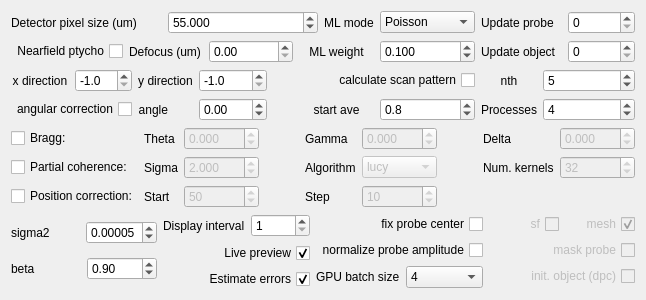
      <widget class="QWidget" name="tab_2">
       <attribute name="title">
        <string>Advanced options 1</string>
       </attribute>
       <layout class="QVBoxLayout" name="verticalLayout_8">
        <item>
         <layout class="QGridLayout" name="gridLayout_3">
          <item row="3" column="6" colspan="2">
           <widget class="QLabel" name="label_5">
            <property name="text">
             <string>start ave</string>
            </property>
            <property name="alignment">
             <set>Qt::AlignCenter</set>
            </property>
           </widget>
          </item>
          <item row="1" column="6" colspan="2">
           <widget class="QLabel" name="label_61">
            <property name="text">
             <string>ML weight</string>
            </property>
            <property name="alignment">
             <set>Qt::AlignCenter</set>
            </property>
           </widget>
          </item>
          <item row="3" column="2">
           <widget class="QLabel" name="label_2">
            <property name="text">
             <string>angle</string>
            </property>
            <property name="alignment">
             <set>Qt::AlignRight|Qt::AlignTrailing|Qt::AlignVCenter</set>
            </property>
           </widget>
          </item>
          <item row="1" column="8">
           <widget class="QDoubleSpinBox" name="sp_ml_weight">
            <property name="sizePolicy">
             <sizepolicy hsizetype="Fixed" vsizetype="Fixed">
              <horstretch>0</horstretch>
              <verstretch>0</verstretch>
             </sizepolicy>
            </property>
            <property name="decimals">
             <number>3</number>
            </property>
            <property name="minimum">
             <double>-999999.998999999952503</double>
            </property>
            <property name="maximum">
             <double>999999.998999999952503</double>
            </property>
            <property name="value">
             <double>0.100000000000000</double>
            </property>
           </widget>
          </item>
          <item row="2" column="4">
           <widget class="QDoubleSpinBox" name="sp_y_direction">
            <property name="decimals">
             <number>1</number>
            </property>
            <property name="minimum">
             <double>-1.000000000000000</double>
            </property>
            <property name="maximum">
             <double>1.000000000000000</double>
            </property>
            <property name="singleStep">
             <double>0.100000000000000</double>
            </property>
            <property name="value">
             <double>-1.000000000000000</double>
            </property>
           </widget>
          </item>
          <item row="2" column="1">
           <widget class="QDoubleSpinBox" name="sp_x_direction">
            <property name="decimals">
             <number>1</number>
            </property>
            <property name="minimum">
             <double>-1.000000000000000</double>
            </property>
            <property name="maximum">
             <double>1.000000000000000</double>
            </property>
            <property name="singleStep">
             <double>0.100000000000000</double>
            </property>
            <property name="value">
             <double>-1.000000000000000</double>
            </property>
           </widget>
          </item>
          <item row="1" column="9" colspan="2">
           <widget class="QLabel" name="label_29">
            <property name="text">
             <string>Update object</string>
            </property>
           </widget>
          </item>
          <item row="2" column="0">
           <widget class="QLabel" name="label_49">
            <property name="text">
             <string>x direction</string>
            </property>
            <property name="alignment">
             <set>Qt::AlignCenter</set>
            </property>
           </widget>
          </item>
          <item row="0" column="8">
           <widget class="QComboBox" name="cb_ml_mode">
            <item>
             <property name="text">
              <string>Poisson</string>
             </property>
            </item>
            <item>
             <property name="text">
              <string>Gaussian</string>
             </property>
            </item>
           </widget>
          </item>
          <item row="3" column="8">
           <widget class="QDoubleSpinBox" name="sp_start_ave">
            <property name="decimals">
             <number>1</number>
            </property>
            <property name="maximum">
             <double>1.000000000000000</double>
            </property>
            <property name="singleStep">
             <double>0.100000000000000</double>
            </property>
            <property name="value">
             <double>0.800000000000000</double>
            </property>
           </widget>
          </item>
          <item row="3" column="0" colspan="2">
           <widget class="QCheckBox" name="ck_angle_correction_flag">
            <property name="layoutDirection">
             <enum>Qt::RightToLeft</enum>
            </property>
            <property name="text">
             <string>angular correction</string>
            </property>
           </widget>
          </item>
          <item row="3" column="9">
           <widget class="QLabel" name="label_31">
            <property name="text">
             <string>Processes</string>
            </property>
            <property name="alignment">
             <set>Qt::AlignCenter</set>
            </property>
           </widget>
          </item>
          <item row="3" column="4">
           <widget class="QDoubleSpinBox" name="sp_angle">
            <property name="minimum">
             <double>-181.000000000000000</double>
            </property>
            <property name="maximum">
             <double>181.000000000000000</double>
            </property>
           </widget>
          </item>
          <item row="1" column="11">
           <widget class="QSpinBox" name="sp_start_update_object">
            <property name="maximum">
             <number>1000000</number>
            </property>
           </widget>
          </item>
          <item row="2" column="2" colspan="2">
           <widget class="QLabel" name="label_50">
            <property name="text">
             <string>y direction</string>
            </property>
            <property name="alignment">
             <set>Qt::AlignCenter</set>
            </property>
           </widget>
          </item>
          <item row="2" column="9">
           <widget class="QLabel" name="label_6">
            <property name="text">
             <string>nth</string>
            </property>
            <property name="alignment">
             <set>Qt::AlignCenter</set>
            </property>
           </widget>
          </item>
          <item row="3" column="10" colspan="2">
           <widget class="QSpinBox" name="sp_processes">
            <property name="maximum">
             <number>1000000</number>
            </property>
            <property name="value">
             <number>4</number>
            </property>
           </widget>
          </item>
          <item row="2" column="10" colspan="2">
           <widget class="QSpinBox" name="sp_nth">
            <property name="value">
             <number>5</number>
            </property>
           </widget>
          </item>
          <item row="0" column="11">
           <widget class="QSpinBox" name="sp_start_update_probe">
            <property name="maximum">
             <number>1000000</number>
            </property>
           </widget>
          </item>
          <item row="2" column="5" colspan="4">
           <widget class="QCheckBox" name="ck_cal_scal_pattern_flag">
            <property name="layoutDirection">
             <enum>Qt::RightToLeft</enum>
            </property>
            <property name="text">
             <string>calculate scan pattern</string>
            </property>
           </widget>
          </item>
          <item row="0" column="7">
           <widget class="QLabel" name="label_10">
            <property name="text">
             <string>ML mode</string>
            </property>
            <property name="alignment">
             <set>Qt::AlignCenter</set>
            </property>
           </widget>
          </item>
          <item row="0" column="9" colspan="2">
           <widget class="QLabel" name="label_28">
            <property name="text">
             <string>Update probe</string>
            </property>
           </widget>
          </item>
          <item row="0" column="0" colspan="7">
           <layout class="QHBoxLayout" name="horizontalLayout_22">
            <item>
             <widget class="QLabel" name="label_7">
              <property name="text">
               <string>Detector pixel size (um)</string>
              </property>
             </widget>
            </item>
            <item>
             <widget class="QDoubleSpinBox" name="sp_ccd_pixel_um">
              <property name="sizePolicy">
               <sizepolicy hsizetype="Preferred" vsizetype="Fixed">
                <horstretch>0</horstretch>
                <verstretch>0</verstretch>
               </sizepolicy>
              </property>
              <property name="decimals">
               <number>3</number>
              </property>
              <property name="maximum">
               <double>1000.000000000000000</double>
              </property>
              <property name="value">
               <double>55.000000000000000</double>
              </property>
             </widget>
            </item>
           </layout>
          </item>
          <item row="1" column="0" colspan="6">
           <layout class="QHBoxLayout" name="horizontalLayout_9">
            <item>
             <widget class="QCheckBox" name="ck_nearfield_ptycho">
              <property name="layoutDirection">
               <enum>Qt::RightToLeft</enum>
              </property>
              <property name="text">
               <string>Nearfield ptycho</string>
              </property>
             </widget>
            </item>
            <item>
             <widget class="QLabel" name="label_70">
              <property name="text">
               <string>Defocus (um)</string>
              </property>
             </widget>
            </item>
            <item>
             <widget class="QDoubleSpinBox" name="sp_nearfield_defocus">
              <property name="maximum">
               <double>9999999.000000000000000</double>
              </property>
             </widget>
            </item>
           </layout>
          </item>
         </layout>
        </item>
        <item>
         <layout class="QGridLayout" name="gridLayout_5">
          <item row="1" column="0">
           <widget class="QCheckBox" name="ck_pc_flag">
            <property name="text">
             <string>Partial coherence:</string>
            </property>
           </widget>
          </item>
          <item row="2" column="2">
           <widget class="QSpinBox" name="sp_position_correction_start">
            <property name="enabled">
             <bool>false</bool>
            </property>
            <property name="maximum">
             <number>10000</number>
            </property>
            <property name="value">
             <number>50</number>
            </property>
           </widget>
          </item>
          <item row="2" column="5">
           <widget class="QSpinBox" name="sp_position_correction_step">
            <property name="enabled">
             <bool>false</bool>
            </property>
            <property name="maximum">
             <number>10000</number>
            </property>
            <property name="value">
             <number>10</number>
            </property>
           </widget>
          </item>
          <item row="0" column="3">
           <spacer name="horizontalSpacer_4">
            <property name="orientation">
             <enum>Qt::Horizontal</enum>
            </property>
            <property name="sizeHint" stdset="0">
             <size>
              <width>40</width>
              <height>20</height>
             </size>
            </property>
           </spacer>
          </item>
          <item row="0" column="6">
           <spacer name="horizontalSpacer_5">
            <property name="orientation">
             <enum>Qt::Horizontal</enum>
            </property>
            <property name="sizeHint" stdset="0">
             <size>
              <width>40</width>
              <height>20</height>
             </size>
            </property>
           </spacer>
          </item>
          <item row="0" column="0">
           <widget class="QCheckBox" name="ck_bragg_flag">
            <property name="text">
             <string>Bragg: </string>
            </property>
           </widget>
          </item>
          <item row="1" column="4">
           <widget class="QLabel" name="label_18">
            <property name="text">
             <string>Algorithm</string>
            </property>
           </widget>
          </item>
          <item row="1" column="2">
           <widget class="QDoubleSpinBox" name="sp_pc_sigma">
            <property name="enabled">
             <bool>false</bool>
            </property>
            <property name="decimals">
             <number>3</number>
            </property>
            <property name="value">
             <double>2.000000000000000</double>
            </property>
           </widget>
          </item>
          <item row="2" column="0">
           <widget class="QCheckBox" name="ck_position_correction_flag">
            <property name="text">
             <string>Position correction:</string>
            </property>
           </widget>
          </item>
          <item row="2" column="4">
           <widget class="QLabel" name="label_25">
            <property name="text">
             <string>Step</string>
            </property>
           </widget>
          </item>
          <item row="2" column="1">
           <widget class="QLabel" name="label_24">
            <property name="text">
             <string>Start</string>
            </property>
           </widget>
          </item>
          <item row="1" column="1">
           <widget class="QLabel" name="label_17">
            <property name="text">
             <string>Sigma</string>
            </property>
           </widget>
          </item>
          <item row="0" column="8">
           <widget class="QDoubleSpinBox" name="sp_bragg_delta">
            <property name="enabled">
             <bool>false</bool>
            </property>
            <property name="decimals">
             <number>3</number>
            </property>
            <property name="minimum">
             <double>-180.000000000000000</double>
            </property>
            <property name="maximum">
             <double>180.000000000000000</double>
            </property>
            <property name="value">
             <double>0.000000000000000</double>
            </property>
           </widget>
          </item>
          <item row="0" column="4">
           <widget class="QLabel" name="label_13">
            <property name="text">
             <string>Gamma</string>
            </property>
           </widget>
          </item>
          <item row="0" column="2">
           <widget class="QDoubleSpinBox" name="sp_bragg_theta">
            <property name="enabled">
             <bool>false</bool>
            </property>
            <property name="decimals">
             <number>3</number>
            </property>
            <property name="minimum">
             <double>-180.000000000000000</double>
            </property>
            <property name="maximum">
             <double>180.000000000000000</double>
            </property>
            <property name="value">
             <double>0.000000000000000</double>
            </property>
           </widget>
          </item>
          <item row="1" column="8">
           <widget class="QSpinBox" name="sp_pc_kernel_n">
            <property name="enabled">
             <bool>false</bool>
            </property>
            <property name="value">
             <number>32</number>
            </property>
           </widget>
          </item>
          <item row="1" column="5">
           <widget class="QComboBox" name="cb_pc_alg">
            <property name="enabled">
             <bool>false</bool>
            </property>
            <item>
             <property name="text">
              <string>lucy</string>
             </property>
            </item>
            <item>
             <property name="text">
              <string>wiener</string>
             </property>
            </item>
           </widget>
          </item>
          <item row="1" column="7">
           <widget class="QLabel" name="label_19">
            <property name="text">
             <string>Num. kernels</string>
            </property>
           </widget>
          </item>
          <item row="0" column="5">
           <widget class="QDoubleSpinBox" name="sp_bragg_gamma">
            <property name="enabled">
             <bool>false</bool>
            </property>
            <property name="decimals">
             <number>3</number>
            </property>
            <property name="minimum">
             <double>-180.000000000000000</double>
            </property>
            <property name="maximum">
             <double>180.000000000000000</double>
            </property>
            <property name="value">
             <double>0.000000000000000</double>
            </property>
           </widget>
          </item>
          <item row="0" column="7">
           <widget class="QLabel" name="label_14">
            <property name="text">
             <string>Delta</string>
            </property>
           </widget>
          </item>
          <item row="0" column="1">
           <widget class="QLabel" name="label_12">
            <property name="text">
             <string>Theta</string>
            </property>
           </widget>
          </item>
         </layout>
        </item>
        <item>
         <layout class="QHBoxLayout" name="horizontalLayout_18">
          <item>
           <layout class="QVBoxLayout" name="verticalLayout_3">
            <item>
             <layout class="QHBoxLayout" name="horizontalLayout_6">
              <item>
               <widget class="QLabel" name="label_20">
                <property name="text">
                 <string>sigma2</string>
                </property>
               </widget>
              </item>
              <item>
               <widget class="QDoubleSpinBox" name="sp_sigma2">
                <property name="decimals">
                 <number>5</number>
                </property>
                <property name="maximum">
                 <double>1.000000000000000</double>
                </property>
                <property name="value">
                 <double>0.000050000000000</double>
                </property>
               </widget>
              </item>
             </layout>
            </item>
            <item>
             <layout class="QHBoxLayout" name="horizontalLayout_14">
              <item>
               <widget class="QLabel" name="label_21">
                <property name="text">
                 <string>beta</string>
                </property>
               </widget>
              </item>
              <item>
               <widget class="QDoubleSpinBox" name="sp_beta">
                <property name="decimals">
                 <number>2</number>
                </property>
                <property name="maximum">
                 <double>2.000000000000000</double>
                </property>
                <property name="singleStep">
                 <double>0.100000000000000</double>
                </property>
                <property name="value">
                 <double>0.900000000000000</double>
                </property>
               </widget>
              </item>
             </layout>
            </item>
           </layout>
          </item>
          <item>
           <layout class="QVBoxLayout" name="verticalLayout_6">
            <item>
             <layout class="QHBoxLayout" name="horizontalLayout_7">
              <item>
               <widget class="QLabel" name="label_55">
                <property name="text">
                 <string>Display interval</string>
                </property>
               </widget>
              </item>
              <item>
               <widget class="QSpinBox" name="sp_display_interval">
                <property name="minimum">
                 <number>1</number>
                </property>
               </widget>
              </item>
             </layout>
            </item>
            <item>
             <widget class="QCheckBox" name="ck_preview_flag">
              <property name="layoutDirection">
               <enum>Qt::RightToLeft</enum>
              </property>
              <property name="text">
               <string>Live preview</string>
              </property>
              <property name="checked">
               <bool>true</bool>
              </property>
             </widget>
            </item>
            <item>
             <widget class="QCheckBox" name="ck_cal_error_flag">
              <property name="layoutDirection">
               <enum>Qt::RightToLeft</enum>
              </property>
              <property name="text">
               <string>Estimate errors</string>
              </property>
              <property name="checked">
               <bool>true</bool>
              </property>
             </widget>
            </item>
           </layout>
          </item>
          <item>
           <layout class="QVBoxLayout" name="verticalLayout_4">
            <item>
             <widget class="QCheckBox" name="ck_prb_center_flag">
              <property name="layoutDirection">
               <enum>Qt::RightToLeft</enum>
              </property>
              <property name="text">
               <string>fix probe center</string>
              </property>
              <property name="checked">
               <bool>false</bool>
              </property>
             </widget>
            </item>
            <item>
             <widget class="QCheckBox" name="ck_norm_prb_amp_flag">
              <property name="layoutDirection">
               <enum>Qt::RightToLeft</enum>
              </property>
              <property name="text">
               <string>normalize probe amplitude</string>
              </property>
              <property name="checked">
               <bool>false</bool>
              </property>
             </widget>
            </item>
            <item>
             <layout class="QHBoxLayout" name="horizontalLayout_17">
              <item>
               <widget class="QLabel" name="label_56">
                <property name="text">
                 <string>GPU batch size</string>
                </property>
               </widget>
              </item>
              <item>
               <widget class="QComboBox" name="cb_gpu_batch_size">
                <property name="toolTip">
                 <string>Rule of thumb: the larger, the better. But one may get an Out-of-Memory error if this is too large.</string>
                </property>
                <property name="currentText">
                 <string>4</string>
                </property>
                <item>
                 <property name="text">
                  <string>4</string>
                 </property>
                </item>
                <item>
                 <property name="text">
                  <string>16</string>
                 </property>
                </item>
                <item>
                 <property name="text">
                  <string>64</string>
                 </property>
                </item>
                <item>
                 <property name="text">
                  <string>256</string>
                 </property>
                </item>
                <item>
                 <property name="text">
                  <string>1024</string>
                 </property>
                </item>
                <item>
                 <property name="text">
                  <string>4096</string>
                 </property>
                </item>
               </widget>
              </item>
             </layout>
            </item>
           </layout>
          </item>
          <item>
           <layout class="QVBoxLayout" name="verticalLayout_7">
            <item>
             <layout class="QHBoxLayout" name="horizontalLayout_15">
              <item>
               <widget class="QCheckBox" name="ck_sf_flag">
                <property name="enabled">
                 <bool>false</bool>
                </property>
                <property name="layoutDirection">
                 <enum>Qt::RightToLeft</enum>
                </property>
                <property name="text">
                 <string>sf</string>
                </property>
                <property name="checkable">
                 <bool>true</bool>
                </property>
               </widget>
              </item>
              <item>
               <widget class="QCheckBox" name="ck_mesh_flag">
                <property name="enabled">
                 <bool>false</bool>
                </property>
                <property name="layoutDirection">
                 <enum>Qt::RightToLeft</enum>
                </property>
                <property name="text">
                 <string>mesh</string>
                </property>
                <property name="checked">
                 <bool>true</bool>
                </property>
               </widget>
              </item>
             </layout>
            </item>
            <item>
             <widget class="QCheckBox" name="ck_mask_prb_flag">
              <property name="enabled">
               <bool>false</bool>
              </property>
              <property name="layoutDirection">
               <enum>Qt::RightToLeft</enum>
              </property>
              <property name="text">
               <string>mask probe</string>
              </property>
             </widget>
            </item>
            <item>
             <widget class="QCheckBox" name="ck_init_obj_dpc_flag">
              <property name="enabled">
               <bool>false</bool>
              </property>
              <property name="layoutDirection">
               <enum>Qt::RightToLeft</enum>
              </property>
              <property name="text">
               <string>init. object (dpc)</string>
              </property>
             </widget>
            </item>
           </layout>
          </item>
         </layout>
        </item>
       </layout>
      </widget>
